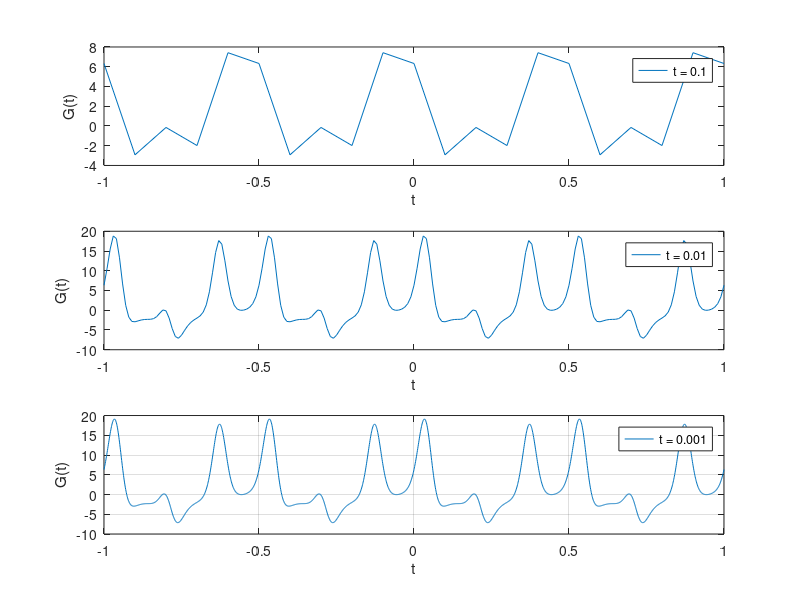

This chart was generated by the following MATLAB code:
%Question 1


t1 = -1:0.1:1;
x = (3*pi*sin((8*pi.*t1) +1.3)) .* cos((4*pi.*t1) -0.8) .* exp(sin(12*pi.*t1));

t2 = -1:0.01:1;
y = (3*pi*sin((8*pi.*t2) +1.3)) .* cos((4*pi.*t2) -0.8) .* exp(sin(12*pi.*t2));

t3 = -1:0.001:1;
z = (3*pi*sin((8*pi.*t3) +1.3)) .* cos((4*pi.*t3) -0.8) .* exp(sin(12*pi.*t3));

subplot(3, 1, 1);
plot(t1, x);
xlabel('t'); ylabel('G(t)')
legend('t = 0.1');

subplot (3, 1,2);
plot(t2, y);
xlabel('t'); ylabel('G(t)')
legend('t = 0.01');

subplot (3,1, 3);
plot (t3, z);
xlabel('t'); ylabel('G(t)')
legend('t = 0.001');

hold on
grid on

% same function but with varying degrees of precision
%1/2 = 0.5 sec, cause signal repeats twice per second